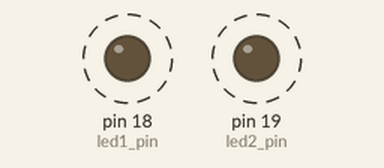
This program was run on a simulated MicroPython board. Parts: output pins drawn as LEDs (lit = HIGH). Dashed ring = blinking.

Above: at 0.2 s.
Timing chart, 0 to 3.2 s (numbered marks = the images above):
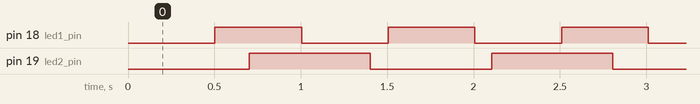

The program:

led_blink_nb.py
```python
from machine import Pin
import time

led1_pin = Pin(18, Pin.OUT)
led2_pin = Pin(19, Pin.OUT)

last_ticks_led1 = 0
last_ticks_led2 = 0

BLINK_TIME_LED1 = 500
BLINK_TIME_LED2 = 700

while True:
    current_ticks = time.ticks_ms()

    # blink led 1
    if time.ticks_diff(current_ticks, last_ticks_led1) > BLINK_TIME_LED1:
        led1_pin.value(not led1_pin.value())
        last_ticks_led1 = current_ticks

    # blink led 2
    if time.ticks_diff(current_ticks, last_ticks_led2) > BLINK_TIME_LED2:
        led2_pin.value(not led2_pin.value())
        last_ticks_led2 = current_ticks

    # still time to do something else.
```

Measured:
- by itself, pin 18 (led1_pin): alternates HIGH for 0.50 s and LOW for 0.50 s
- by itself, pin 19 (led2_pin): alternates HIGH for 0.70 s and LOW for 0.70 s
